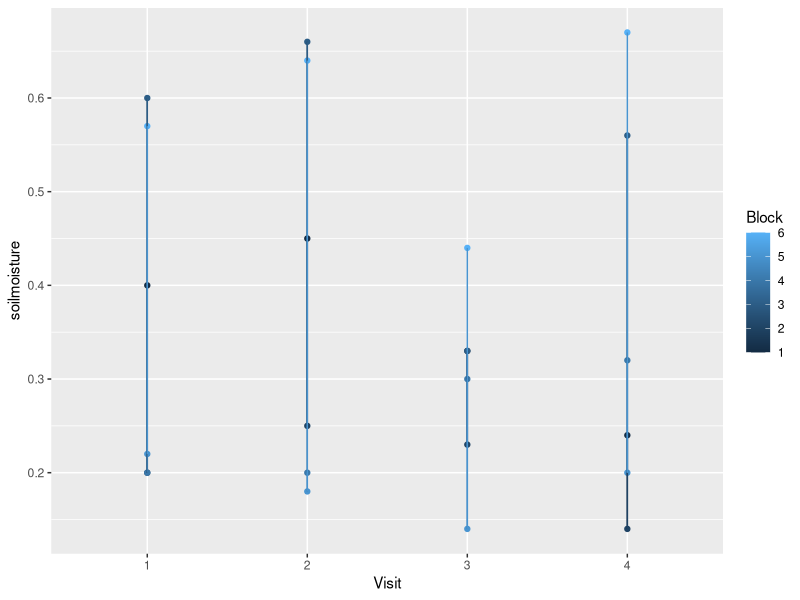
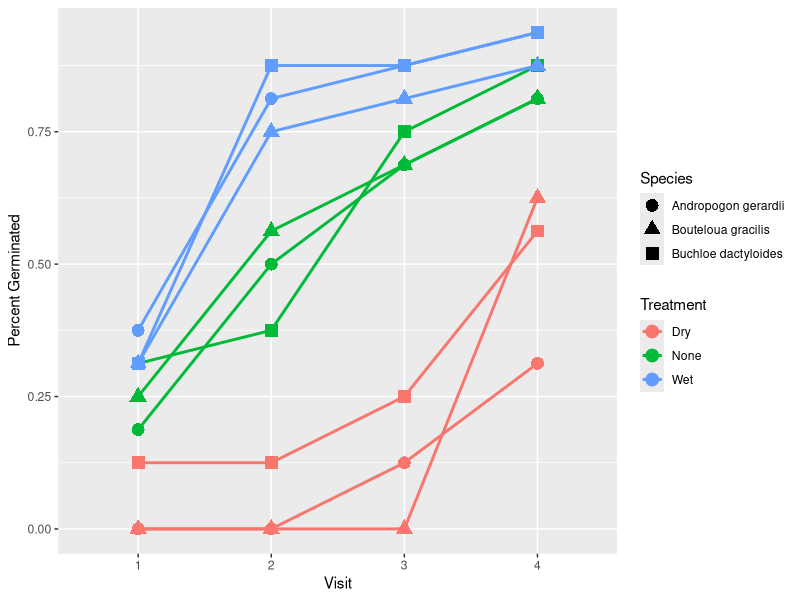

Reproduce these figures in R, in order.
## ---- chunk 1
knitr::opts_chunk$set(echo = TRUE)

## ---- chunk 2
PlantMeas <- read.csv("PlantMeas.csv")
head(PlantMeas)
## ---- chunk 3
PlantPlots <- read.csv("PlantPlots.csv")
head(PlantPlots)
## ---- chunk 4
PlantData <- merge(PlantPlots, PlantMeas, by = "Tag_ID")
## ---- chunk 5
#PlantData_Treatment <- merge(PlantPlots, PlantMeas, by = "Treatment")
## ---- chunk 6
nrow(PlantData) # the data has 144 rows (or individual plants)
## ---- chunk 7
PlantData[30, ]
## ---- chunk 8
wet <- subset(PlantData, Treatment=="Wet")
nrow(wet)
mean(wet$Height)
## ---- chunk 9
table(PlantData$Species)
## ---- chunk 10
unique(PlantData$Treatment)
## ---- chunk 11
block4 <- subset(PlantData, Block==4)
unique(block4$Treatment)
nrow(block4)
table(block4$Species)
## ---- chunk 12
BlockData <- read.csv("BlockData.csv")
head(BlockData)
## ---- chunk 13
#install.packages("tidyr")
## ---- chunk 14
library(tidyr)
head(BlockData)
BlockData <- gather(data = BlockData, key = Visit, 
                    value =soilmoisture, SoilVisit_1:SoilVisit_4 )
BlockData
str(BlockData)
## ---- chunk 15
BlockData <- separate(data = BlockData, col = Visit, into = c("Delete","Visit"), sep = "_")
head(BlockData)
## ---- chunk 16
BlockData$Delete 
BlockData$Delete = NULL
## ---- chunk 17
library(ggplot2)
ggplot(BlockData, aes(Visit, soilmoisture, color=Block)) + geom_point() + geom_line()
?ggplot
## ---- chunk 18
meansoilperblock <- aggregate(soilmoisture ~ Block, data=BlockData, FUN=mean)
PlantDataFull <- merge(meansoilperblock, PlantData, by = "Block")
## ---- chunk 19
ncol(PlantDataFull)
## ---- chunk 20
levels(iris$Species) # we can see that virginica is the third level; this is the level we want to change
levels(iris$Species)[3] <- "californica" # change the third level to californica 
levels(iris$Species) # success! the third one was re-named as californica
## ---- chunk 21
levels(PlantDataFull$Species)
levels(PlantDataFull$Species)[1] <- "Schizachyrium scoparium"
levels(PlantDataFull$Species)
## ---- chunk 22
library(lme4)
library(lmerTest)
PlantDataHeight0 <- subset(PlantDataFull, Height>0)
Plant.lmer <- lmer(Height ~ Species + Treatment + (1|Block), data=PlantDataHeight0)
summary(Plant.lmer)
## ---- chunk 23
iris$Species <- factor(iris$Species, levels = c("versicolor", "setosa", "california"))
## ---- chunk 24
levels((PlantDataHeight0$Species))
PlantDataHeight0$Species <- factor (PlantDataHeight0$Species, levels=c("Bouteloua gracilis", "Buchloe dactyloides", "Schizachyrium scoparium" ))
Plant.lmer <- lmer(Height ~ Species + Treatment + (1|Block), data=PlantDataHeight0)
summary(Plant.lmer)
## ---- chunk 25
library(tidyr)
PlantDataFull <- gather(data=PlantDataFull, key=Visit, value=Status, GermVisit_1:GermVisit_4)
## ---- chunk 26
PlantDataFull <- separate(data=PlantDataFull, col=Visit, into = c("Delete","Visit"), sep = "_")
head(PlantDataFull)
PlantDataFull$Delete = NULL
colnames(PlantDataFull)[colnames(PlantDataFull)=="Status"] <- "Germination"
colnames(PlantDataFull)
## ---- chunk 27
Germ <- aggregate(Germination~Visit*Species*Treatment, data = PlantDataFull, FUN = mean)
# uncomment and run the install.packages command if you haven't installed ggplot2 yet
# install.packages("ggplot2")
library(ggplot2)
ggplot(data = Germ,aes(x = Visit, y = Germination))+
  geom_line(aes(color=Treatment, group = interaction(Species,Treatment)), size = 1)+
  geom_point(aes(shape = Species, color = Treatment), size = 4)+
  labs(x= "Visit", y = "Percent Germinated")
